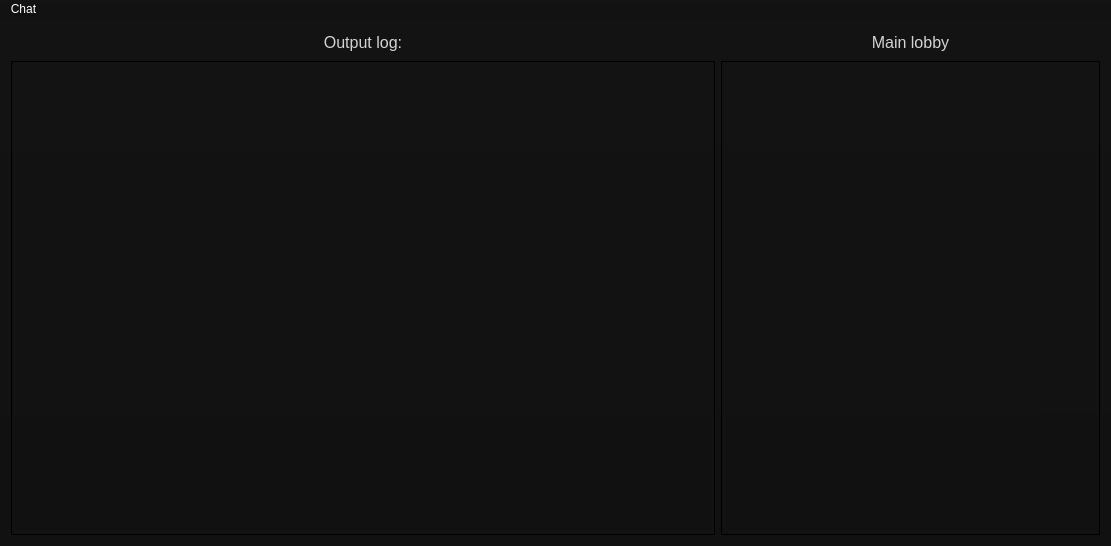
<?xml version="1.0" encoding="UTF-8"?>
<ui version="4.0">
 <class>MainWindow</class>
 <widget class="QMainWindow" name="MainWindow">
  <property name="geometry">
   <rect>
    <x>0</x>
    <y>0</y>
    <width>1111</width>
    <height>546</height>
   </rect>
  </property>
  <property name="windowTitle">
   <string>FChat</string>
  </property>
  <property name="styleSheet">
   <string notr="true">background-color: qlineargradient(spread:pad, x1:0.480769, y1:1, x2:0.476, y2:0, stop:0 rgba(17, 17, 17, 255), stop:1 rgba(19, 19, 19, 255));
color: rgb(212, 212, 212);</string>
  </property>
  <property name="locale">
   <locale language="English" country="UnitedStates"/>
  </property>
  <property name="iconSize">
   <size>
    <width>128</width>
    <height>128</height>
   </size>
  </property>
  <widget class="QWidget" name="centralWidget">
   <layout class="QVBoxLayout" name="verticalLayout_2" stretch="80">
    <item>
     <layout class="QVBoxLayout" name="verticalLayout" stretch="5,95">
      <item>
       <layout class="QHBoxLayout" name="horizontalLayout" stretch="65,35">
        <item>
         <widget class="QLabel" name="label">
          <property name="font">
           <font>
            <family>Segoe UI</family>
            <pointsize>12</pointsize>
           </font>
          </property>
          <property name="styleSheet">
           <string notr="true">background-color: qlineargradient(spread:pad, x1:0, y1:0, x2:1, y2:0, stop:0.461538 rgba(255, 255, 255, 0));</string>
          </property>
          <property name="locale">
           <locale language="English" country="UnitedStates"/>
          </property>
          <property name="text">
           <string>Output log:</string>
          </property>
          <property name="alignment">
           <set>Qt::AlignCenter</set>
          </property>
         </widget>
        </item>
        <item>
         <widget class="QLabel" name="label_2">
          <property name="font">
           <font>
            <family>Segoe UI</family>
            <pointsize>12</pointsize>
           </font>
          </property>
          <property name="styleSheet">
           <string notr="true">background-color: qlineargradient(spread:pad, x1:0, y1:0, x2:1, y2:0, stop:0.461538 rgba(255, 255, 255, 0));</string>
          </property>
          <property name="locale">
           <locale language="English" country="UnitedStates"/>
          </property>
          <property name="text">
           <string>Main lobby</string>
          </property>
          <property name="alignment">
           <set>Qt::AlignCenter</set>
          </property>
         </widget>
        </item>
       </layout>
      </item>
      <item>
       <layout class="QHBoxLayout" name="horizontalLayout_2" stretch="65,35">
        <item>
         <widget class="QPlainTextEdit" name="plainTextEdit">
          <property name="font">
           <font>
            <family>Segoe UI</family>
            <pointsize>10</pointsize>
           </font>
          </property>
          <property name="styleSheet">
           <string notr="true">background-color: qlineargradient(spread:pad, x1:0, y1:0, x2:1, y2:0, stop:0.461538 rgba(255, 255, 255, 0));</string>
          </property>
          <property name="locale">
           <locale language="English" country="UnitedStates"/>
          </property>
          <property name="readOnly">
           <bool>true</bool>
          </property>
          <property name="plainText">
           <string/>
          </property>
         </widget>
        </item>
        <item>
         <layout class="QVBoxLayout" name="verticalLayout_3" stretch="45">
          <item>
           <widget class="QListWidget" name="listWidget">
            <property name="font">
             <font>
              <pointsize>12</pointsize>
             </font>
            </property>
            <property name="styleSheet">
             <string notr="true">background-color: qlineargradient(spread:pad, x1:0, y1:0, x2:1, y2:0, stop:0.461538 rgba(255, 255, 255, 0));</string>
            </property>
            <property name="locale">
             <locale language="English" country="UnitedStates"/>
            </property>
           </widget>
          </item>
         </layout>
        </item>
       </layout>
      </item>
     </layout>
    </item>
   </layout>
  </widget>
  <widget class="QMenuBar" name="menuBar">
   <property name="geometry">
    <rect>
     <x>0</x>
     <y>0</y>
     <width>1111</width>
     <height>25</height>
    </rect>
   </property>
   <property name="styleSheet">
    <string notr="true">QMenuBar
{
	color: rgb(255, 255, 255);
}
QMenuBar::item::selected
{
	background-color: rgb(50, 50, 50);
}</string>
   </property>
   <widget class="QMenu" name="menu">
    <property name="styleSheet">
     <string notr="true">QMenu::item
{
	background-color: qlineargradient(spread:pad, x1:0.480769, y1:1, x2:0.476, y2:0, stop:0 rgba(17, 17, 17, 255), stop:1 rgba(19, 19, 19, 255));
    color: rgb(200, 200, 200);
}
QMenu::item:selected
{
	background-color: rgb(50, 50, 50);
	color: white;
}</string>
    </property>
    <property name="title">
     <string>Chat</string>
    </property>
    <addaction name="actionStart"/>
    <addaction name="separator"/>
    <addaction name="actionAbout"/>
   </widget>
   <addaction name="menu"/>
  </widget>
  <action name="actionAbout">
   <property name="text">
    <string>About</string>
   </property>
  </action>
  <action name="actionStart">
   <property name="text">
    <string>Start</string>
   </property>
  </action>
 </widget>
 <layoutdefault spacing="6" margin="11"/>
 <resources/>
 <connections/>
</ui>
